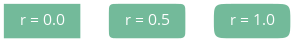

Here is the Python script that generated this plot:
import os, sys

from fig import draw, imgname
from twyg.cairowrapper import context as ctx


OUTFORMAT = 'png'
OUTFILE = imgname(OUTFORMAT)
WIDTH = 420
HEIGHT = 60


config1 = r"""
[layout]
    style               layout

[node]
    fontName            "Open Sans"
    style               rect
    strokeWidth         3
    roundingStyle       screen
    roundness           0

[connection]
    style               curve

[color]
    style               colorizer
    colorscheme         "mint-examples3"
    fontColorAuto       no
    fontColor           #fff
"""

config2 = r"""
[layout]
    style               layout

[node]
    fontName            "Open Sans"
    style               rect
    strokeWidth         3
    roundingStyle       screen
    roundness           0.5

[connection]
    style               curve

[color]
    style               colorizer
    colorscheme         "mint-examples3"
    fontColorAuto       no
    fontColor           #fff
"""

config3 = r"""
[layout]
    style               layout

[node]
    fontName            "Open Sans"
    style               rect
    strokeWidth         3
    roundingStyle       screen
    roundness           1.0

[connection]
    style               curve

[color]
    style               colorizer
    colorscheme         "mint-examples3"
    fontColorAuto       no
    fontColor           #fff
"""


data1 = { 'r = 0.0': [] }
data2 = { 'r = 0.5': [] }
data3 = { 'r = 1.0': [] }


ctx.initsurface(1, 1, OUTFORMAT)
ctx.initsurface(WIDTH, HEIGHT, OUTFORMAT, OUTFILE, scale=0.7)
ctx.background(ctx.color(1))

ctx.translate(7, 7)
draw(config1, data1)

ctx.translate(150, 0)
draw(config2, data2)

ctx.translate(150, 0)
draw(config3, data3)

ctx.writesurface()
